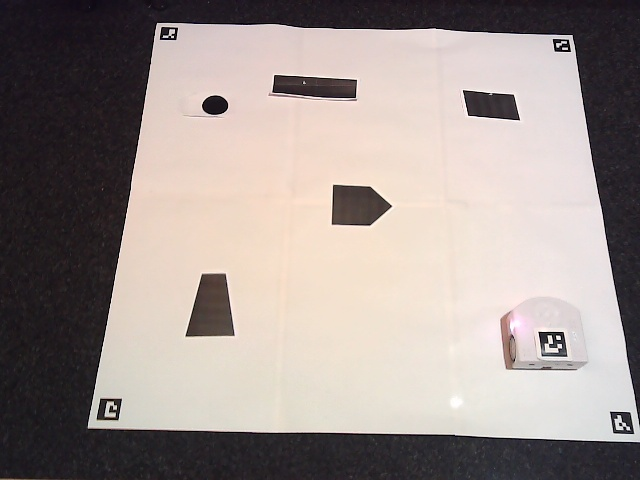
#> input picture 0_img.jpg, 640 x 480 px, given in place of the camera
$ jupyter execute Merge_init1.ipynb
#> lines starting #> are read from the running program, lines starting #| are printed output that depends on the picture
### code_with_init/camera.py
import cv2
import numpy as np
from cv2 import aruco

# [127 lines left out: functions live_cam, visual_img, get_corner, find_goal, not called in this run]


def read_camera_image(cam):
    """
    This function read the image from the webcam and return the
    image.
    """
    # Reading the input from the camera
    ret, frame = cam.read()

    # If the frame is read successfully, return the frame
    if ret:
        return frame
    else:
        return None


# [160 lines left out: functions crop_image, get_position_orientation_thymio, get_obstacles_coordinates, not called in this run]

### code_with_init/Merge_init1.ipynb
[cell 1]
import cv2
from cv2 import aruco
import numpy as np
from matplotlib import pyplot as plt
import time

#fonction Sophie
from findPath import findPath

#fonction Liandro
from camera import read_camera_image
#from get_corner import get_corner
#from get_obstacles_coordinates import get_obstacles_coordinates

[cell 2]
def get_corner(gray):
    """
    Get the coordinates of the corners on the real camera image
    """
    height, width = gray.shape

    # Initialization of the ArUco dictionary
    aruco_dict = aruco.getPredefinedDictionary(cv2.aruco.DICT_4X4_50)
    parameters = aruco.DetectorParameters()

    keypoints_coordinates = []

    # Detection of ArUco markers
    corners, ids, rejectedImgPoints = aruco.detectMarkers(gray, aruco_dict, parameters=parameters)

    # If markers are detected
    if ids is not None:
        for i, marker_id in enumerate(ids):
            if marker_id < 4:  # get only the code 0-1-2-3 which are the corners
                keypoints_coordinates.append(corners[i][0][0])  # Append the corners of the marker
        keypoints_coordinates = [keypoint.astype(int).tolist() for keypoint in keypoints_coordinates]

        # Verify if there are 4 coordinates
        if len(keypoints_coordinates) == 4:
            # reference point for the calculation of the distance
            reference_points = np.array([[0, 0], [width-1, 0], [width-1, height-1], [0, height-1]], dtype=np.float32)

            def distance(point1, point2):
                return np.sqrt((point1[0] - point2[0])**2 + (point1[1] - point2[1])**2)

            # Distance between points and corners
            distances = np.array([[distance(point, ref) for ref in reference_points] for point in keypoints_coordinates])

            # Find corner with min distance for each corner
            closest_references = np.argmin(distances, axis=1)

            # Re-organisation of the points and keep the closest one
            corner_coordinates = [keypoints_coordinates[i] for i in np.argsort(closest_references)]
        else:
            corner_coordinates = None
    else :
        corner_coordinates = None
    return corner_coordinates;

[cell 3]
def crop_image(img, coordinates):
    """
    Crop the image between the 4 patterns in the corners
    """
    new_width = 605
    new_height = 570

    # Use the coordinates to obtain the transformation matrix
    original_points = np.array(coordinates, dtype=np.float32)
    destination_points = np.array([[0, 0], [new_width-1, 0], [new_width-1, new_height-1], [0, new_height-1]], dtype=np.float32)

    matrix = cv2.getPerspectiveTransform(original_points, destination_points)

    # Apply the perspective transformation to the original image
    img_crop = cv2.warpPerspective(img, matrix, (new_width, new_height))
    return img_crop

[cell 4]
def visionning(img,gray,img_crop,img_obstacles):
    """
    This function can combine 4 images in one for visualisation on live
    """
    img1 = img
    img2 = cv2.cvtColor(gray, cv2.COLOR_GRAY2BGR)
    img3 = cv2.cvtColor(cv2.resize(img_crop, (gray.shape[1], gray.shape[0])), cv2.COLOR_GRAY2BGR)
    img4 = cv2.cvtColor(cv2.resize(img_obstacles, (gray.shape[1], gray.shape[0])), cv2.COLOR_GRAY2BGR)

    combined_image1 = np.hstack((img1, img2))
    combined_image2 = np.hstack((img3, img4))
    combined_image = np.vstack((combined_image1, combined_image2))
    return combined_image

[cell 5]
def get_position_orientation_thymio(img):
    """
    Get the position and the orientation of the thymio
    """

    # Initialization of the ArUco dictionary
    aruco_dict = aruco.getPredefinedDictionary(cv2.aruco.DICT_4X4_50)
    parameters = aruco.DetectorParameters()

    keypoints_coordinates = []

    # Detection of ArUco markers
    corners, ids, rejectedImgPoints = aruco.detectMarkers(img, aruco_dict, parameters=parameters)

    # If markers are detected
    if ids is not None:
        for i, marker_id in enumerate(ids):
            if marker_id == 4:  # get only the 4th which is the thymio

                # Position
                position = np.mean(corners[i][0], axis=0)
                #print("Position - \n", position)

                # Orientation of the robot
                vector = corners[i][0][0] - corners[i][0][3]
                x_axis_vector = np.array([1, 0])  # Vector along the x-axis
                angle_radians = np.arctan2(np.linalg.det([vector, x_axis_vector]), np.dot(vector, x_axis_vector))
                orientation = -np.degrees(angle_radians)
                #print("Orientation - \n", orientation)

                keypoints_coordinates.append(corners[i][0][0])  # Append the corners of the marker
        keypoints_coordinates = [keypoint.astype(int).tolist() for keypoint in keypoints_coordinates]
    # Placeholder for position and orientation (modify accordingly)
    raw_camera_measurement = [int(position[0]), int(position[1]), round(orientation,2)]

    #return position,orientation
    return raw_camera_measurement

[cell 6]
def get_obstacles_coordinates(img,pos_goal):
    """
    Get the corner of the obstacles
        - mask the pattern on the Thymio
        - mask the corner's patterns
        - mask the goal
        - find contours and keep the corners
        - circle the edges on the img
    """

    # Initialization of the ArUco dictionary
    aruco_dict = aruco.getPredefinedDictionary(cv2.aruco.DICT_4X4_50)
    parameters = aruco.DetectorParameters()

    keypoints_coordinates = []

    # Image without the marker on the Thymio
    corners, ids, rejectedImgPoints = aruco.detectMarkers(img, aruco_dict, parameters=parameters)
    for i, marker_id in enumerate(ids):
        #print(corners[i][0])
        x_coordinates = corners[i][0][:, 0]
        y_coordinates = corners[i][0][:, 1]
        min_x, max_x = np.min(x_coordinates)-5, np.max(x_coordinates)+5
        min_y, max_y = np.min(y_coordinates)-5, np.max(y_coordinates)+5

        # Create a white square between specified coordinates
        mask = np.zeros_like(img, dtype=np.uint8)
        mask[int(min_y):int(max_y), int(min_x):int(max_x)] = 255
        img_obstacles = cv2.bitwise_or(img, mask)

    size_marker = 40
    (h, w) = img_obstacles.shape
    #Images without the markers on the corner and the goal
    mask = np.zeros_like(img_obstacles, dtype=np.uint8)
    mask[0:size_marker, 0:size_marker] = 255
    mask[0:size_marker, w-size_marker:w] = 255
    mask[h-size_marker:h, 0:size_marker] = 255
    mask[h-size_marker:h, w-size_marker:w] = 255
    x1=int(pos_goal[0]-size_marker/2)
    x2=int(pos_goal[0]+size_marker/2)
    y1=int(pos_goal[1]-size_marker/2)
    y2=int(pos_goal[1]+size_marker/2)
    mask[y1:y2, x1:x2] = 255
    img_obstacles = cv2.bitwise_or(img_obstacles, mask)

    #reverse the image for the cv2.Canny()
    img_obstacles = cv2.bitwise_not(img_obstacles)
    pos_obstacle = []
    # Apply blur to reduce noise
    blurred = cv2.GaussianBlur(img_obstacles, (9, 9), 0)
    # Apply edge detection
    edges = cv2.Canny(blurred, 150, 200)

    # Find contours in the image
    contours, _ = cv2.findContours(edges, cv2.RETR_EXTERNAL, cv2.CHAIN_APPROX_SIMPLE)

    # Loop through the contours
    for contour in contours:
        # Approximate the contour with a polygon
        epsilon = 0.02 * cv2.arcLength(contour, True)
        approx = cv2.approxPolyDP(contour, epsilon, True)

        # Merge points that are too close
        def distance(p1, p2):
            return np.sqrt((p1[0] - p2[0])**2 + (p1[1] - p2[1])**2)

        new_approx = []
        merged_points = set()

        for i in range(len(approx)):
            if i not in merged_points:
                current_point = approx[i][0]

                # Find points that are too close
                close_points = [j for j in range(i + 1, len(approx)) if distance(current_point, approx[j][0]) < 10]

                # Calculate the average of close points and update the list
                if close_points:
                    merged_points.update(close_points)
                    close_points.append(i)
                    average_point = np.mean(np.array([approx[j][0] for j in close_points]), axis=0)
                    new_approx.append([average_point.astype(int)])
                else:
                    new_approx.append([current_point])
        if len(new_approx)>2 and len(new_approx)<7:
            # Convert the resulting list to a NumPy array
            new_approx = np.array(new_approx)
            pos = [list(point[0]) for point in new_approx]
            #pos = [tuple(point[0]) for point in new_approx]
            pos_obstacle.append(pos)

            for point in new_approx:
                cv2.circle(img_obstacles, tuple(point[0]), 5, (0, 255, 0), -1)
    #print("pos_obstacle :", pos_obstacle)
    return img_obstacles,pos_obstacle

[cell 7]
def find_goal(gray_image):
    """
    Find the coordinate of the goal
    """
    # Setup SimpleBlobDetector parameters.
    params = cv2.SimpleBlobDetector_Params()

    # Change thresholds
    params.minThreshold = 10
    params.maxThreshold = 200

    # Filter by Area.
    params.filterByArea = True
    params.minArea = 500
    params.maxArea = 2000

    # Filter by Circularity
    params.filterByCircularity = True
    params.minCircularity = 0.9

    # Filter by Convexity
    params.filterByConvexity = True
    params.minConvexity = 0.9

    # Filter by Inertia3
    params.filterByInertia = True
    params.minInertiaRatio = 0.7

    # Create a blob detector with the specified parameters
    detector = cv2.SimpleBlobDetector_create(params)

    # Detect blobs.
    keypoints = detector.detect(gray_image)

    # Draw detected blobs as red circles.
    im_with_keypoints = cv2.drawKeypoints(gray_image, keypoints, np.array([]), (255, 0, 0),
                                          cv2.DRAW_MATCHES_FLAGS_DRAW_RICH_KEYPOINTS)

    pos_goal = []
    # Retrieve the x, y coordinates of each keypoint
    for keypoint in keypoints:
        x, y = keypoint.pt
        #pos_goal.append((x,y))
        pos_goal.append(int(x))
        pos_goal.append(int(y))
    #print("position goal : ",pos_goal)
    return pos_goal

[cell 8]
"""def main():
    cam_port = 1 #camera 1 in my computer
    cam = cv2.VideoCapture(cam_port)
    corner_coordinates = None
    first_time = True

    # Check if the camera opened successfully
    if not cam.isOpened():
        print("Error opening camera")
        return

    try:
        while True:
            if first_time: # wait for focus of the camera because firsts image are not good
                img = read_camera_image(cam)
                time.sleep(0.5)

            # Read the camera image
            img = read_camera_image(cam)

            # If the image is read successfully, display it
            if img is not None:
                # Conversion to grayscale
                gray = cv2.cvtColor(img, cv2.COLOR_BGR2GRAY)

                if first_time:
                    corner_coordinates = get_corner(gray) #get the position of the obstacles
                    if corner_coordinates is not None: #if we had get the coordinates
                        img_crop = crop_image(gray,corner_coordinates) #crop image
                        pos_goal = find_goal(img_crop)  #find goal
                        if pos_goal is not None:
                            img_obstacles,pos_obstacle = get_obstacles_coordinates(img_crop,pos_goal) #get coordinates of the obstacles
                            first_time = False

                # Display the image with the detected markers
                if corner_coordinates is not None:
                    img_crop = crop_image(gray,corner_coordinates) #crop image
                    raw_camera_measurement = get_position_orientation_thymio(img_crop) #get position of thymio
                    print(raw_camera_measurement)

                    cv2.imshow('Vision', visionning(img,gray,img_crop,img_obstacles))

                else:
                    cv2.imshow('Vision', img)

            # Break the loop if the 'Esc' key is pressed
            if cv2.waitKey(100) == 27:  # ASCII code for 'Esc' key
                cam.release()
                cv2.destroyAllWindows()
                break


    finally:
        # Release the camera capture object and close all windows
        cam.release()
        cv2.destroyAllWindows()


if __name__ == "__main__":
    main()"""

[cell 9]
def init():
    cam_port = 1 #camera 1 in my computer
    cam = cv2.VideoCapture(cam_port)
    first_time = True

    # Check if the camera opened successfully
    if not cam.isOpened():
        print("Error opening camera")
        return None

    try:
        while True:
            if first_time: # wait for focus of the camera because firsts image are not good
                img = read_camera_image(cam)
                time.sleep(0.5)
                first_time = False

            # Read the camera image
            img = read_camera_image(cam)

            # If the image is read successfully, display it
            if img is not None:
                # Conversion to grayscale
                gray = cv2.cvtColor(img, cv2.COLOR_BGR2GRAY)

                corner_coordinates = get_corner(gray) #get the position of the corners
                if corner_coordinates is not None: #if we had get the coordinates
                    img_crop = crop_image(gray,corner_coordinates) #crop image
                    pos_goal = find_goal(img_crop)  #find goal
                    if pos_goal is not None:
                        img_obstacles,pos_obstacle = get_obstacles_coordinates(img_crop,pos_goal) #get coordinates of the obstacles
                        pos_thymio = get_position_orientation_thymio(img_crop) #get position of thymio
                        first_time = False
                        print("pos_goal : ", pos_goal)
                        print("pos_obstacle : ",pos_obstacle)
                        print("pos_thymio : ",pos_thymio)
                        width=60
                        goal_pos = [[pos_goal[0]-20, pos_goal[1]-20], [pos_goal[0]-20, pos_goal[1]+20], [pos_goal[0]+20, pos_goal[1]+20], [pos_goal[0]+20, pos_goal[1]-20]]
                        start_pos = [[pos_thymio[0]-50, pos_thymio[1]-50], [pos_thymio[0]-50, pos_thymio[1]+50], [pos_thymio[0]+50, pos_thymio[1]+50], [pos_thymio[0]+50, pos_thymio[1]-50]]

                        #width = 0.2
                        #obs_list = [[[300, 200], [400, 200], [400, 300], [300, 300]], [[100, 200], [200, 400], [100, 400]]]
                        #start_pos = [[100, 100], [150, 100], [150, 150], [100, 150]]
                        robot_dir0 = 0
                        #goal_pos = [[450, 450], [500, 450], [500, 500], [450, 500]]
                        findPath(pos_obstacle, start_pos, robot_dir0, goal_pos, width)
                        #findPath(pos_obstacle, start_pos, pos_thymio[2], pos_goal, width)
                        return None
#> this loop made 1 pass
#> (original_points in crop_image, keypoints in find_goal, pos_goal, x1 in get_obstacles_coordinates, x2 in get_obstacles_coordinates, y1 in get_obstacles_coordinates) on pass 1: ([[161, 27], [568, 40], [634, 433], [97, 419]], 1 keypoints; (x, y, size): (92, 137, 36.4), [91, 136], 71, 111, 116)
#> (printed output is left out)
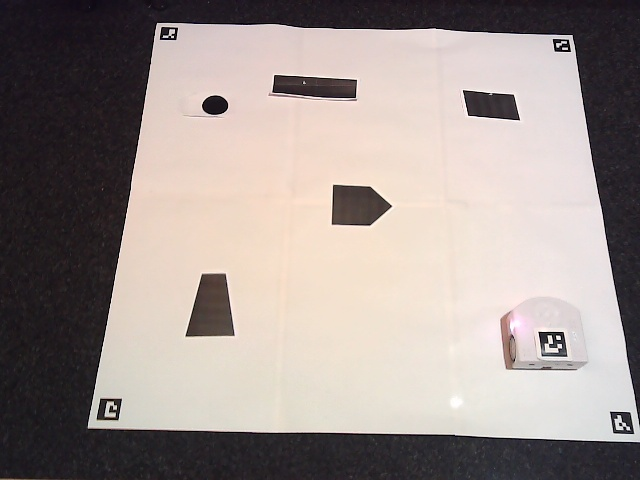
#> input picture 0_img.jpg, 640 x 480 px, given in place of the camera
#> pass 1, in init, `gray = cv2.cvtColor(img, cv2.COLOR_BGR2GRAY)`:
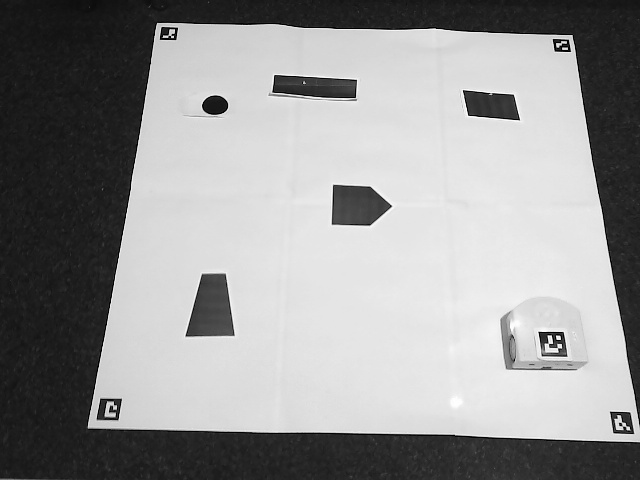
#> gray: shape (480, 640); min 0, max 255, mean 148.7
#> pass 1, in crop_image, `img_crop = cv2.warpPerspective(img, matrix, (new_width, new_height))`:
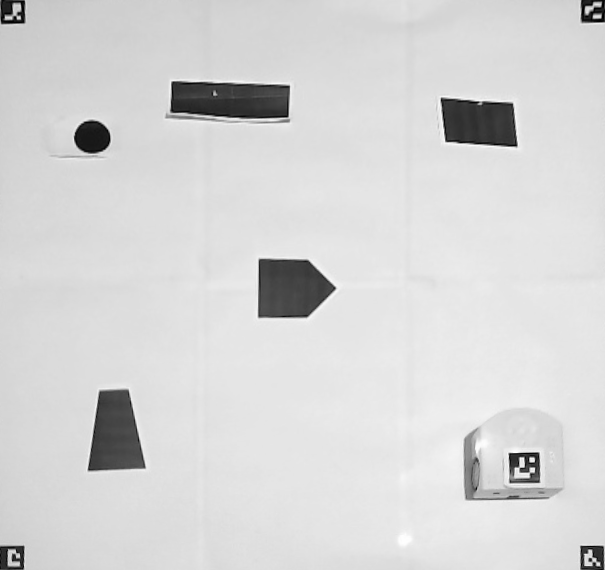
#> img_crop: shape (570, 605); min 0, max 255, mean 213.8
#> pass 1, in init, `img_obstacles,pos_obstacle = get_obstacles_coordinates(img_crop,pos_go..`:
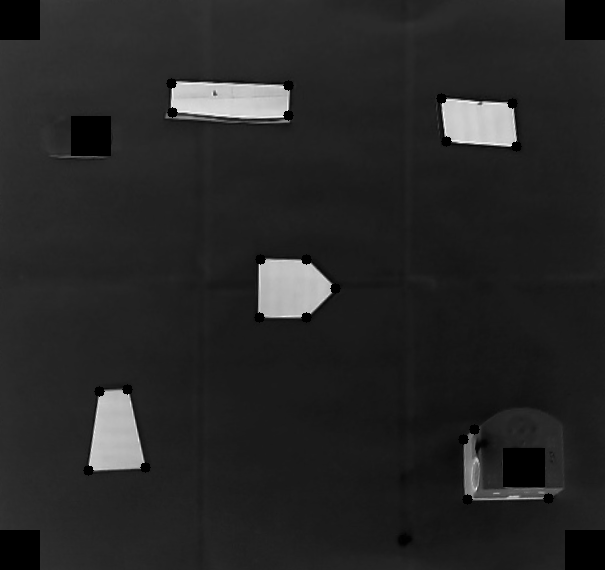
#> img_obstacles: shape (570, 605); min 0, max 254, mean 37.9
#> img is the input picture: shape (480, 640, 3); mean B, G, R 142, 146, 156.6

    finally:
        # Release the camera capture object and close all windows
        cam.release()
        cv2.destroyAllWindows()
        return None
